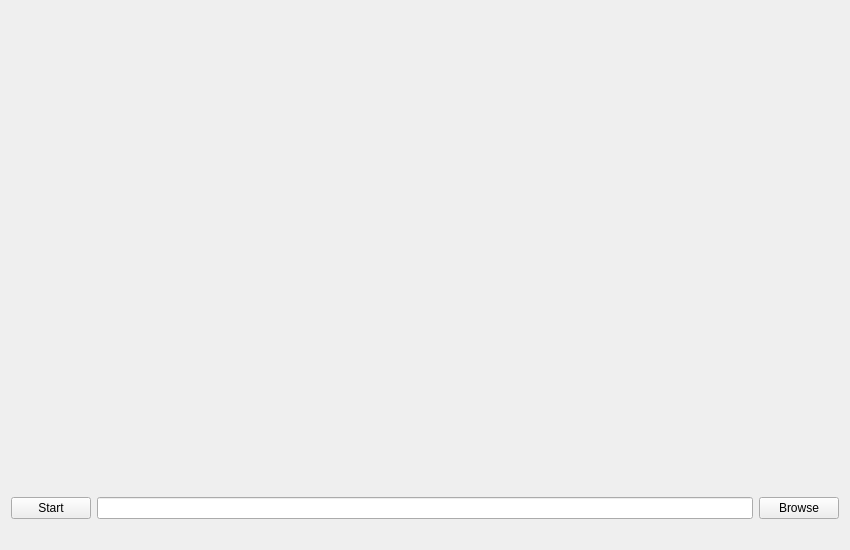
<?xml version="1.0" encoding="UTF-8"?>
<ui version="4.0">
 <class>FruitsDetection</class>
 <widget class="QWidget" name="FruitsDetection">
  <property name="geometry">
   <rect>
    <x>0</x>
    <y>0</y>
    <width>850</width>
    <height>550</height>
   </rect>
  </property>
  <property name="sizePolicy">
   <sizepolicy hsizetype="Fixed" vsizetype="Fixed">
    <horstretch>0</horstretch>
    <verstretch>0</verstretch>
   </sizepolicy>
  </property>
  <property name="minimumSize">
   <size>
    <width>850</width>
    <height>550</height>
   </size>
  </property>
  <property name="maximumSize">
   <size>
    <width>850</width>
    <height>550</height>
   </size>
  </property>
  <property name="windowTitle">
   <string>FruitsDetection</string>
  </property>
  <layout class="QGridLayout" name="gridLayout_4">
   <item row="0" column="0">
    <widget class="QLabel" name="lbl_out">
     <property name="sizePolicy">
      <sizepolicy hsizetype="Preferred" vsizetype="MinimumExpanding">
       <horstretch>0</horstretch>
       <verstretch>0</verstretch>
      </sizepolicy>
     </property>
     <property name="text">
      <string/>
     </property>
    </widget>
   </item>
   <item row="1" column="0">
    <layout class="QHBoxLayout">
     <property name="sizeConstraint">
      <enum>QLayout::SetMinAndMaxSize</enum>
     </property>
     <property name="bottomMargin">
      <number>20</number>
     </property>
     <item>
      <widget class="QPushButton" name="btn_start">
       <property name="text">
        <string>Start</string>
       </property>
      </widget>
     </item>
     <item>
      <widget class="QLineEdit" name="txt_address">
       <property name="sizePolicy">
        <sizepolicy hsizetype="Expanding" vsizetype="Maximum">
         <horstretch>0</horstretch>
         <verstretch>0</verstretch>
        </sizepolicy>
       </property>
      </widget>
     </item>
     <item>
      <widget class="QPushButton" name="btn_address">
       <property name="sizePolicy">
        <sizepolicy hsizetype="Minimum" vsizetype="Maximum">
         <horstretch>0</horstretch>
         <verstretch>0</verstretch>
        </sizepolicy>
       </property>
       <property name="text">
        <string>Browse</string>
       </property>
      </widget>
     </item>
    </layout>
   </item>
  </layout>
 </widget>
 <resources/>
 <connections/>
</ui>
